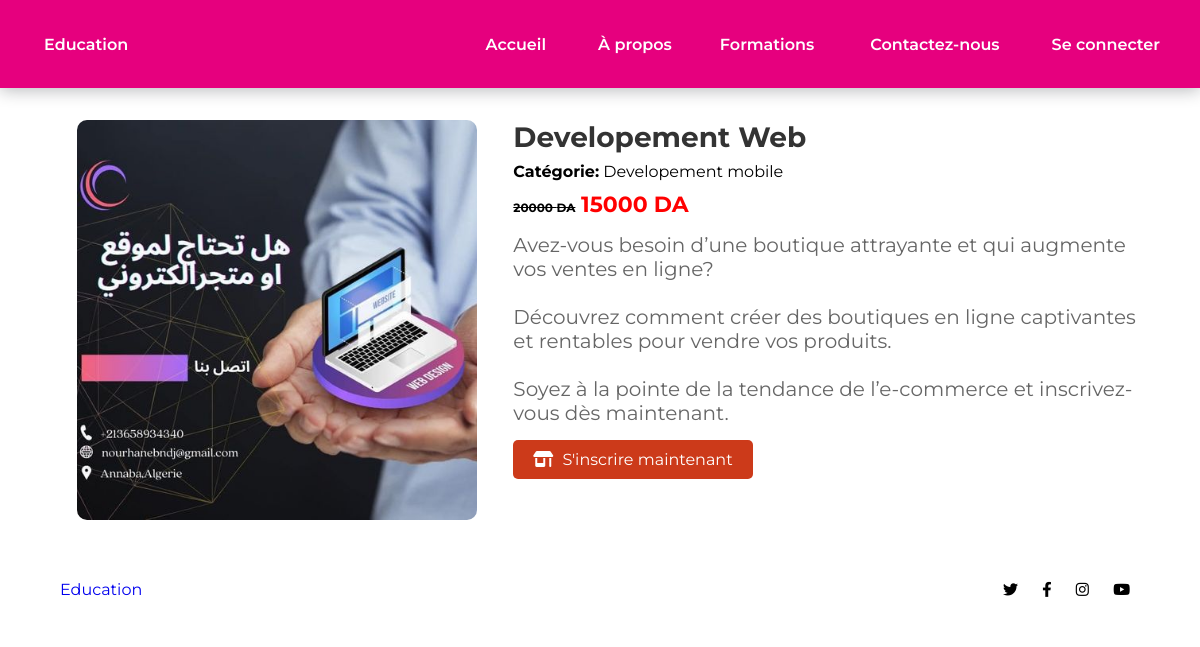
Page /espace_utilisateur/formation_detail.php?id=12 on the committed database.
### tables this page shows
CREATE TABLE `formations` (
  `Id_formations` int(11) NOT NULL,
  `Id_categorie` varchar(100) NOT NULL,
  `nom_formation` varchar(191) NOT NULL,
  `description` mediumtext NOT NULL,
  `Prix` int(11) NOT NULL,
  `Prix_Promotion` int(11) NOT NULL,
  `images` varchar(191) NOT NULL,
  `date_creation` timestamp NOT NULL DEFAULT current_timestamp()
);

### espace_utilisateur/formation_detail.php (the view, shortened to what this page needs)
<?php
require_once $_SERVER['DOCUMENT_ROOT'] . '/espace admin/php/Connexion_bdd.php';
$formation = null;
if (isset($_GET['id']) && is_numeric($_GET['id'])) {
    $formationId = intval($_GET['id']);
    $query = "SELECT f.Id_formations, f.images, f.nom_formation, c.nomcategorie, f.description, f.Prix, f.Prix_Promotion, f.date_creation
              FROM formations f
              JOIN catégories c ON f.Id_categorie = c.Id_categorie
              WHERE f.Id_formations = ?";
    $stmt = $con->prepare($query);
    $stmt->bind_param('i', $formationId);
    $stmt->execute();
    $result = $stmt->get_result();
    $formation = $result->fetch_assoc();
} else {
    echo "Invalid formation ID.";
    exit;
}
?>
<!DOCTYPE html>
<html lang="fr">
<head>
    <link rel="stylesheet" href="https://cdnjs.cloudflare.com/ajax/libs/font-awesome/6.1.1/css/all.min.css">
    <link rel="stylesheet" href="https://cdnjs.cloudflare.com/ajax/libs/boxicons/2.0.7/css/boxicons.min.css">
    <link href="https://cdn.jsdelivr.net/npm/remixicon@3.2.0/fonts/remixicon.css" rel="stylesheet">
    <link rel="stylesheet" href="style.css">
</head>
<body>
    <header class="header">
        <nav class="nav container">
            <div class="nav__data">
                <a href="#" class="nav__logo">
                    <i class="ri-book-line"></i> Education
                </a>
            </div>
            <div class="nav__menu" id="nav-menu">
                <ul class="nav__list">
                    <li><a href="home.php" class="nav__link"><i class="ri-home-line"></i> Accueil</a></li>
                    <li><a href="A_propos.php" class="nav__link"><i class="ri-information-line"></i> À propos</a></li>
                    <li class="dropdown__item">
                        <a href="formations.php" class="nav__link">
                            Formations <i class="ri-arrow-down-s-line dropdown__arrow"></i>
                        </a>
                    </li>
                    <li><a href="contact.php" class="nav__link"><i class="ri-contacts-line"></i> Contactez-nous</a></li>
                    <li><a href="se_connecter.php" class="nav__link"><i class="ri-user-2-line"></i> Se connecter</a>
                    </li>
                </ul>
            </div>
        </nav>
    </header>
    <section class="row">
        <div class="img-holder">
            <img src="../espace admin/uploads/<?php echo htmlspecialchars($formation['images']); ?>" class="img"
                alt="<?php echo htmlspecialchars($formation['nom_formation']); ?>" />
        </div>
        <div class="product-details-holder">
            <h1 class="product-name"><?php echo htmlspecialchars($formation['nom_formation']); ?></h1>
            <p><strong>Catégorie:</strong> <?php echo htmlspecialchars($formation['nomcategorie']); ?></p>
            <h6 class="product-price">
                <?php
            if ($formation['Prix_Promotion']) {
                echo "<span class='original-price' style='font-size: 12px; color: black;'>" . htmlspecialchars($formation['Prix']) . " DA</span> <span class='promotional-price' style='font-size: 22px; color: red;'>" . htmlspecialchars($formation['Prix_Promotion']) . " DA</span>";
            } else {
                echo "<span style='font-size: 16px; color: black;'>" . htmlspecialchars($formation['Prix']) . " DA</span>";
            }
            ?>
            </h6>
            <p class="short-description"><?php echo nl2br(htmlspecialchars($formation['description'])); ?></p>
            <div class="action-buttons">
                <a href="checkout.php?id=<?php echo htmlspecialchars($formation['Id_formations']); ?>"
                    class="buy-now-btn"><i class="fa-solid fa-shop"></i> S'inscrire maintenant</a>
            </div>
        </div>
    </section>
    <footer>
        <div class="footer-content">
            <div class="footer-logo">
                <a href="#" class="logo">
                    <i class="ri-book-line"></i> Education
                </a>
            </div>
            <div class="social-links">
                <a href="https://twitter.com" class="social-icon"><i class="fab fa-twitter"></i></a>
                <a href="https://facebook.com" class="social-icon"><i class="fab fa-facebook-f"></i></a>
                <a href="https://instagram.com" class="social-icon"><i class="fab fa-instagram"></i></a>
                <a href="https://youtube.com" class="social-icon"><i class="fab fa-youtube"></i></a>
            </div>
        </div>
    </footer>
</body>
</html>

### espace_utilisateur/style.css (style rules this page uses)
:root { --header-height: 3.5rem; --black-color:#E6007E; --black-color-light: #E6007E; --black-color-lighten: #E6007E; --white-color: #fff; --body-color: hsl(220, 100%, 97%); --body-font: "Montserrat", sans-serif; --normal-font-size: .938rem; --font-regular: 400; --font-semi-bold: 600; --z-tooltip: 10; --z-fixed: 100; }
@media screen and (min-width: 1024px) { :root { --normal-font-size: 1rem; } }
* { box-sizing: border-box; padding: 0; margin: 0; }
body { font-family: var(--body-font); font-size: var(--normal-font-size); background-color:#ffffff; height: 100%; width: 100%; margin: 0; padding: 0; overflow-x: hidden; }
ul { list-style: none; }
a { text-decoration: none; }
.container { max-width: 1120px; margin-inline: 1.5rem; }
.header { position: fixed; top: 0; left: 0; width: 100%; background-color: var(--black-color); box-shadow: 0 2px 16px hsla(220, 32%, 8%, .3); z-index: var(--z-fixed); }
.nav { height: var(--header-height); }
.nav__logo, .nav__burger, .nav__close { color: var(--white-color); }
.nav__data { height: 100%; display: flex; justify-content: space-between; align-items: center; }
.nav__logo { display: inline-flex; align-items: center; column-gap: .25rem; font-weight: var(--font-semi-bold); }
.nav__link { color: var(--white-color); background-color: var(--black-color); font-weight: var(--font-semi-bold); padding: 1.25rem 1.5rem; display: flex; justify-content: space-between; align-items: center; transition: background-color .3s; }
.dropdown__item { cursor: pointer; }
@media screen and (min-width: 1118px) { .container { margin-inline: auto; } }
@media screen and (min-width: 1118px) { .nav { height: calc(var(--header-height) + 2rem); display: flex; justify-content: space-between; } }
@media screen and (min-width: 1118px) { .nav__list { height: 100%; display: flex; column-gap: 3rem; } }
@media screen and (min-width: 1118px) { .nav__link { height: 100%; padding: 0; justify-content: initial; column-gap: .25rem; } }
@media screen and (min-width: 1118px) { .dropdown__item, .dropdown__subitem { position: relative; } }
section { padding: 100px 14% 10px; background-color: #ffffff; margin-bottom: 5px; }
.social-icon { margin: 0 10px; color: #E6007E; font-size: 24px; }
footer { background-color: #ffffff; color: rgb(0, 0, 0); padding: 20px 0; display: flex; justify-content: space-between; align-items: center; font-size: 16px; }
.footer-content { width: 90%; margin: 0 auto; display: flex; justify-content: space-between; align-items: center; }
.social-links a { color: rgb(0, 0, 0); margin-left: 10px; font-size: 15px; }
.row { display: flex; flex-wrap: wrap; background: #ffffff; margin: 20px; padding: 20px; }
.img-holder { flex: 1 1 400px; padding-top: 80px; display: flex; justify-content: center; align-items: center; }
.img-holder img { width: 400px; height: 400px; border-radius: 10px; object-fit: cover; }
.product-details-holder { flex: 2 1 500px; padding-top: 80px; }
.product-name { font-size: 28px; color: #333; margin-bottom: 8px; }
.product-price { font-size: 20px; color: #888; margin: 10px 0; }
.original-price { text-decoration: line-through; color: #555; }
.promotional-price { color: red; }
.short-description { font-size: 20px; color: #666; margin-top: 15px; margin-bottom: 15px; }
.buy-now-btn { display: inline-block; padding: 10px 20px; background-color: #cc3a1a; color: #fff; text-decoration: none; text-align: center; border: none; border-radius: 5px; cursor: pointer; transition: background-color 0.3s ease; }
.buy-now-btn i { margin-right: 5px; }
.product-name { font-weight: bold; }
.product-price { color: rgb(220, 57, 57); }

### rows in the picture
formations: images (picture), nom_formation "Developement Web", Id_categorie.nomcategorie "Developement mobile", Prix "20000", Prix_Promotion "15000", description "Avez-vous besoin d’une boutique attrayante et qui augmente vos ventes en ligne? Découvrez comment créer des boutiques en ligne captivantes et rentables pour vendre vos produits. Soyez à la pointe de la tendance de l’e-commerce et inscrivez-vous dès maintenant."
